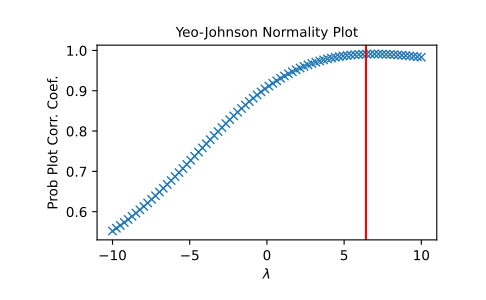

Reproduce this figure in Python.
from scipy import stats
import matplotlib.pyplot as plt

# Generate some data and determine optimal ``lmbda``

rng = np.random.default_rng()
x = stats.loggamma.rvs(5, size=30, random_state=rng) + 5
lmax = stats.yeojohnson_normmax(x)

fig = plt.figure()
ax = fig.add_subplot(111)
prob = stats.yeojohnson_normplot(x, -10, 10, plot=ax)
ax.axvline(lmax, color='r')

plt.show()
